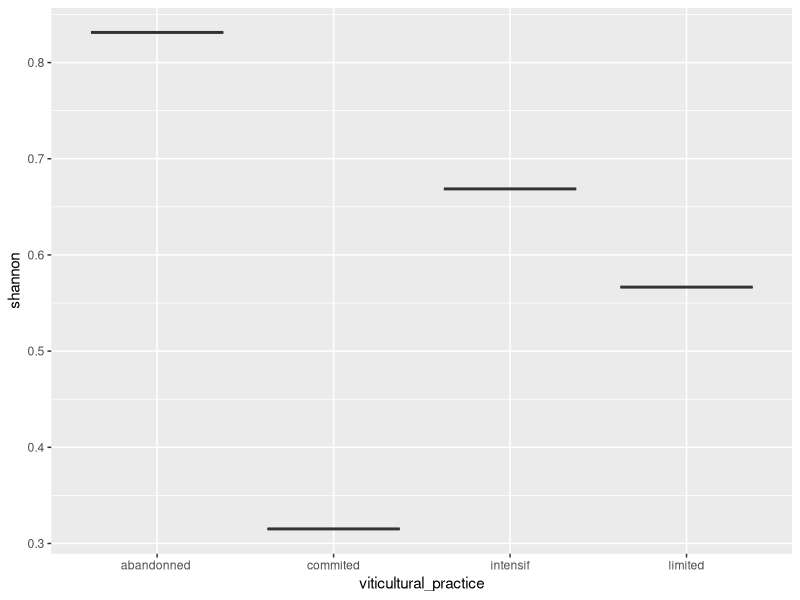

Write the R code that produced this figure. (Note: this script raises an error after producing the figure.)
#loading package
library(tidyverse)

#loading data
#set your own
getwd()
setwd("C:/Users/ASUS/Documents/RStudio")  

mydata <- read.csv("shannon2.csv", sep=",")

##head
head(mydata)
summary (mydata)

#Graphique des données

library(ggplot2)

ggplot(mydata, aes(x=viticultural_practice, y=shannon, fill=viticultural_practice)) + 
  geom_boxplot()  +    
  theme(legend.position="none")

#Results shannon
Tableau<-table(viticultural_practice,shannon)
Tableau <- matrix(c(0.3151507699,0.6686513702,0.5665394331,0.8313306394), nrow = 4, ncol=1, byrow=TRUE)
chi<-chisq.test(Tableau)
chi
barplot(Tableau)

